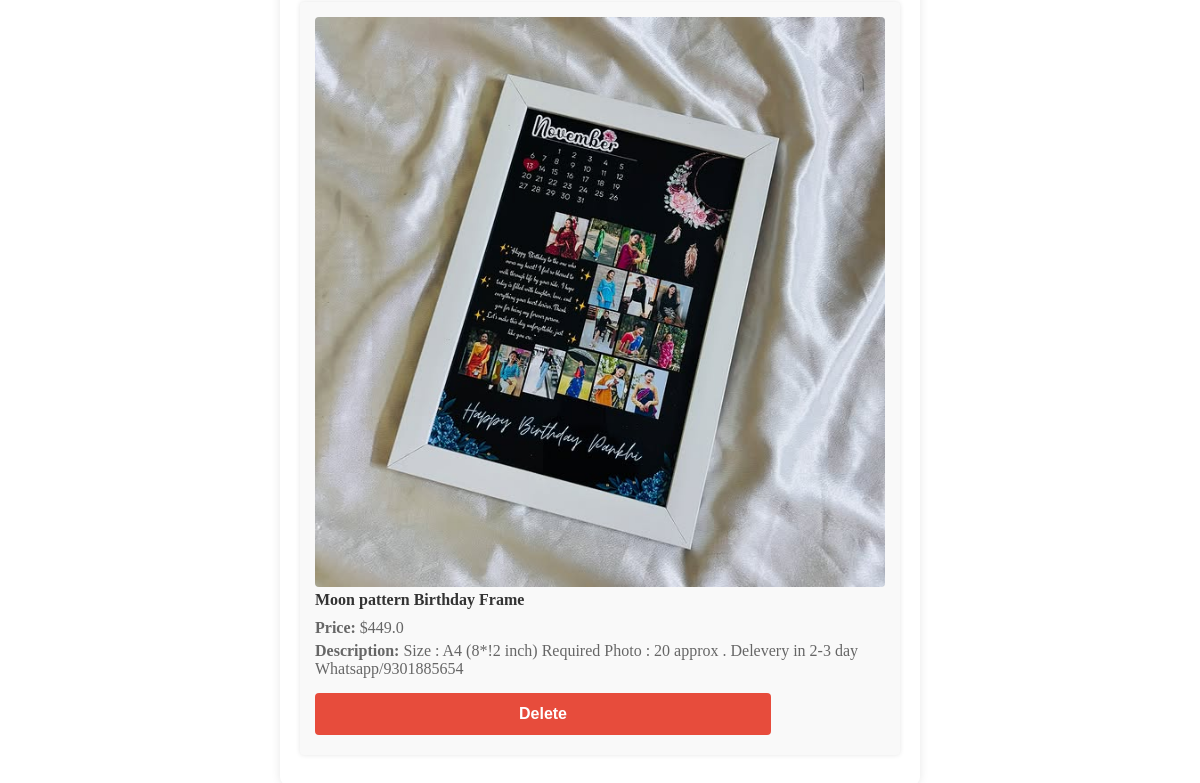
Page /admin (signed in, lower part) on the earlier database version.
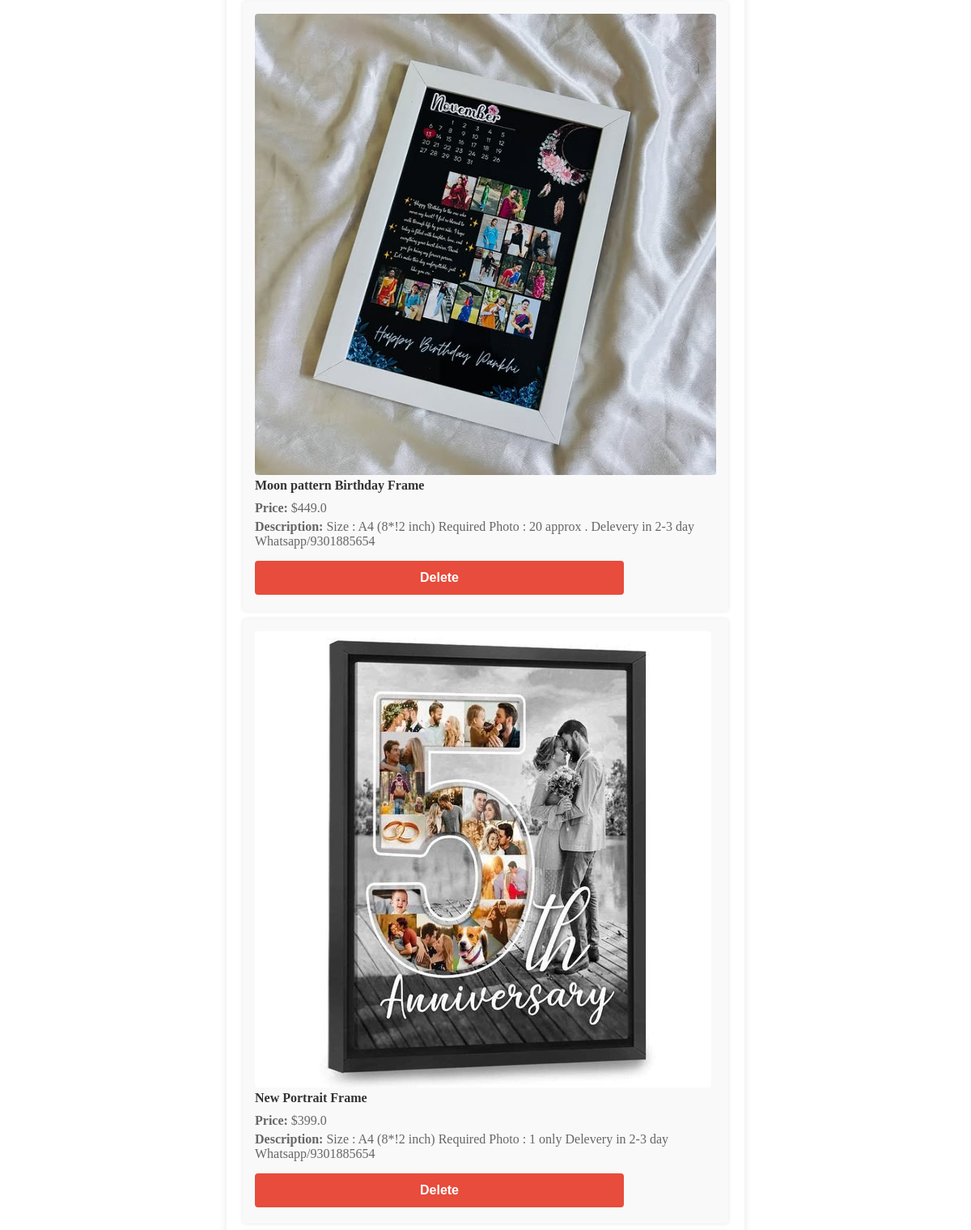
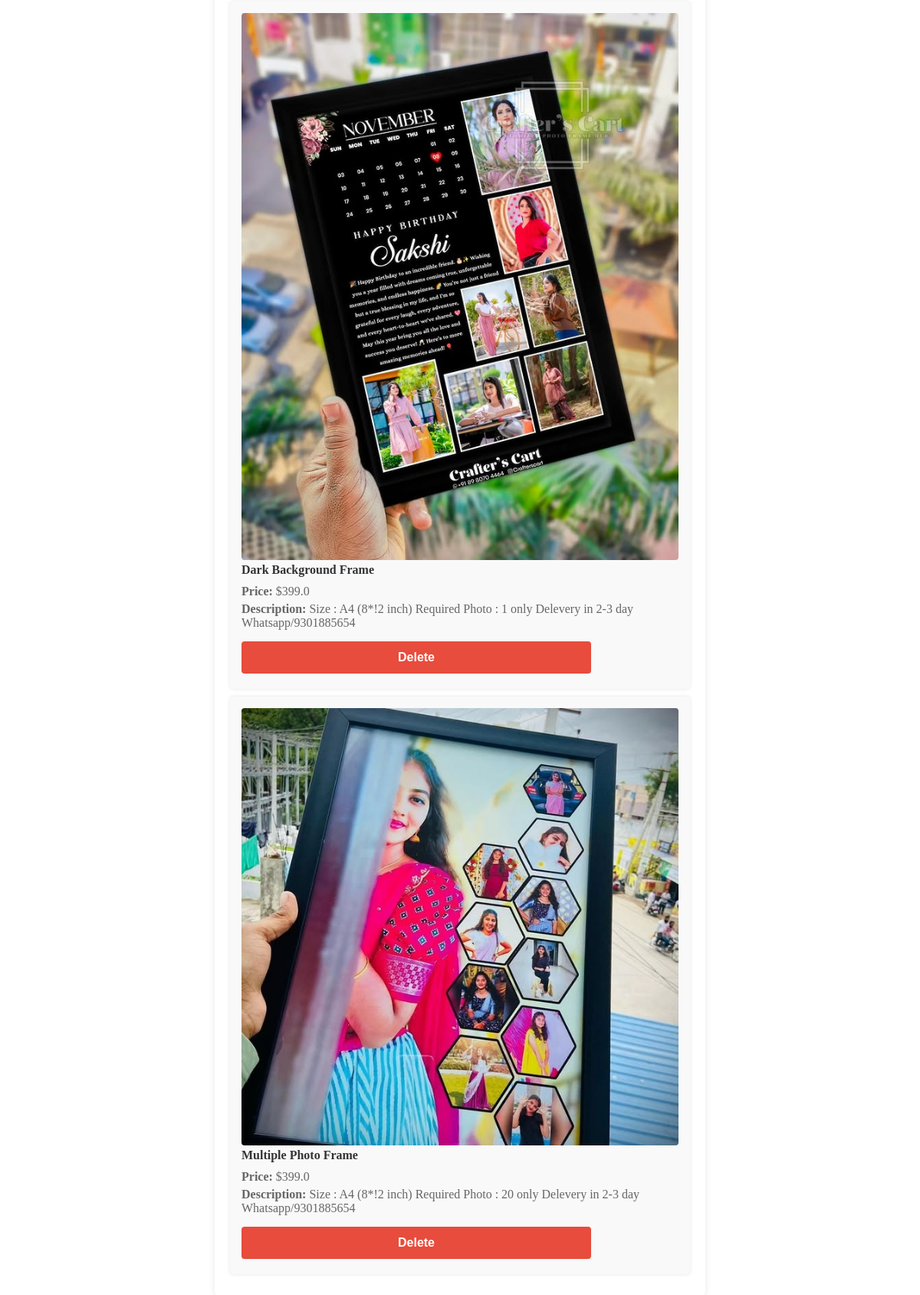
Same page on the later database version (2 pictures, top to bottom).
### app.py (models this page shows)
class Product(db.Model):
    id = db.Column(db.Integer, primary_key=True)  # Primary key
    name = db.Column(db.String(100), nullable=False)  # Product name
    price = db.Column(db.Float, nullable=False)  # Product price
    description = db.Column(db.Text, nullable=False)  # Product description
    image_path = db.Column(db.String(255), nullable=True)  # Path to the product image

### app.py (the view)
@app.route('/admin')
def admin():
    if 'logged_in' in session and session['logged_in']:
        products = Product.query.all()
        return render_template('admin.html', products=products)  # Render admin page
    else:
        return redirect('/login')  # Redirect to login if not logged in

### templates/admin.html (shortened to what this page needs)
<!DOCTYPE html>
<html lang="en">
<head>
    {% include 'header.html' %}
</head>
<body>
    <div class="container">
        <div class="panel">
            <div class="panel-body">
                <ul class="list-group">
                    {% for product in products %}
                    <li class="list-group-item">
                        <img src="{{ url_for('static', filename=product.image_path) }}" alt="Product Image">
                        <div>
                            <h4>{{ product.name }}</h4>
                            <p><strong>Price:</strong> ${{ product.price }}</p>
                            <p><strong>Description:</strong> {{ product.description }}</p>
                            <form action="/delete_product/{{ product.id }}" method="post">
                                <button type="submit" class="btn">Delete</button>
                            </form>
                        </div>
                    </li>
                    {% endfor %}
                </ul>
            </div>
        </div>
    </div>
</body>
</html>

### templates/header.html (shortened to what this page needs)
<head>
    <link rel="stylesheet" href="https://cdnjs.cloudflare.com/ajax/libs/font-awesome/5.15.4/css/all.min.css" />
    <link rel="stylesheet" href="{{ url_for('static', filename='style.css') }}" />
</head>

### static/style.css (style rules this page uses)
.container img { max-width: 50%; }
.btn { display: inline-block; padding: 10px 20px; margin: 5px 0; font-size: 16px; font-weight: 600; color: #fff; background-color: #007bff; border: none; border-radius: 5px; cursor: pointer; transition: background-color 0.3s ease; }
.btn { display: inline-block; padding: 10px 15px; background-color: #4caf50; color: #fff; border: none; border-radius: 4px; text-align: center; text-decoration: none; font-size: 14px; cursor: pointer; transition: background-color 0.3s ease; }
.list-group { list-style: none; padding: 0; margin: 0; }
.list-group-item { background-color: #f9f9f9; margin-bottom: 10px; border-radius: 4px; padding: 15px; box-shadow: 0 0 5px rgba(0, 0, 0, 0.1); }
.list-group-item img { max-width: 100%; border-radius: 4px; margin-right: 20px; }
.list-group-item h4 { margin-top: 0; margin-bottom: 10px; color: #333; }
.list-group-item p { margin: 5px 0; color: #666; }
.list-group-item form { margin-top: 10px; }
.list-group-item form .btn { background-color: #e74c3c; }
.container { max-width: 600px; margin: 50px auto; padding: 20px; background-color: #fff; border-radius: 8px; box-shadow: 0 0 10px rgba(0, 0, 0, 0.1); }
.btn { display: inline-block; padding: 12px 20px; background-color: #4CAF50; color: #fff; border: none; border-radius: 4px; font-size: 16px; cursor: pointer; width: 80%; text-align: center; transition: background-color 0.3s ease; }

Differences in the rows shown:
added Product: image_path (picture), name "New Portrait Frame", price "399.0", description "Size : A4 (8*!2 inch) Required Photo : 1 only Delevery in 2-3 day Whatsapp/9301885654"
added Product: image_path (picture), name "Dark Background Frame", price "399.0", description "Size : A4 (8*!2 inch) Required Photo : 1 only Delevery in 2-3 day Whatsapp/9301885654"
added Product: image_path (picture), name "Multiple Photo Frame", price "399.0", description "Size : A4 (8*!2 inch) Required Photo : 20 only Delevery in 2-3 day Whatsapp/9301885654"
